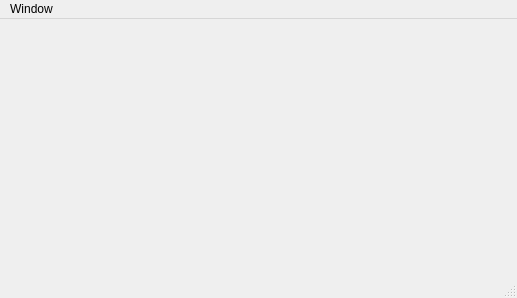
<?xml version="1.0" encoding="UTF-8"?>
<ui version="4.0">
 <class>GameMainWindow</class>
 <widget class="QMainWindow" name="GameMainWindow">
  <property name="geometry">
   <rect>
    <x>0</x>
    <y>0</y>
    <width>517</width>
    <height>298</height>
   </rect>
  </property>
  <property name="windowTitle">
   <string>MainWindow</string>
  </property>
  <widget class="QWidget" name="centralwidget">
   <layout class="QVBoxLayout" name="verticalLayout">
    <property name="spacing">
     <number>0</number>
    </property>
    <property name="leftMargin">
     <number>0</number>
    </property>
    <property name="topMargin">
     <number>0</number>
    </property>
    <property name="rightMargin">
     <number>0</number>
    </property>
    <property name="bottomMargin">
     <number>0</number>
    </property>
   </layout>
  </widget>
  <widget class="QT_UI::QMenuBarEx" name="menubar">
   <property name="geometry">
    <rect>
     <x>0</x>
     <y>0</y>
     <width>517</width>
     <height>23</height>
    </rect>
   </property>
   <widget class="QMenu" name="m_menuWindow">
    <property name="title">
     <string>Window</string>
    </property>
    <widget class="QMenu" name="m_menuSize">
     <property name="title">
      <string>Size</string>
     </property>
     <widget class="QMenu" name="m_menuHorizontal">
      <property name="title">
       <string>Horizontal</string>
      </property>
     </widget>
     <widget class="QMenu" name="m_menuVertical">
      <property name="title">
       <string>Vertical</string>
      </property>
     </widget>
     <addaction name="m_menuHorizontal"/>
     <addaction name="m_menuVertical"/>
    </widget>
    <addaction name="m_menuSize"/>
   </widget>
   <addaction name="m_menuWindow"/>
  </widget>
  <widget class="QStatusBar" name="statusBar"/>
  <action name="m_actionDesignSize">
   <property name="text">
    <string>Design</string>
   </property>
  </action>
 </widget>
 <customwidgets>
  <customwidget>
   <class>QT_UI::QMenuBarEx</class>
   <extends>QMenuBar</extends>
   <header>qmenubarex.h</header>
  </customwidget>
 </customwidgets>
 <resources>
  <include location="../../../Resource/App.qrc"/>
 </resources>
 <connections/>
</ui>
